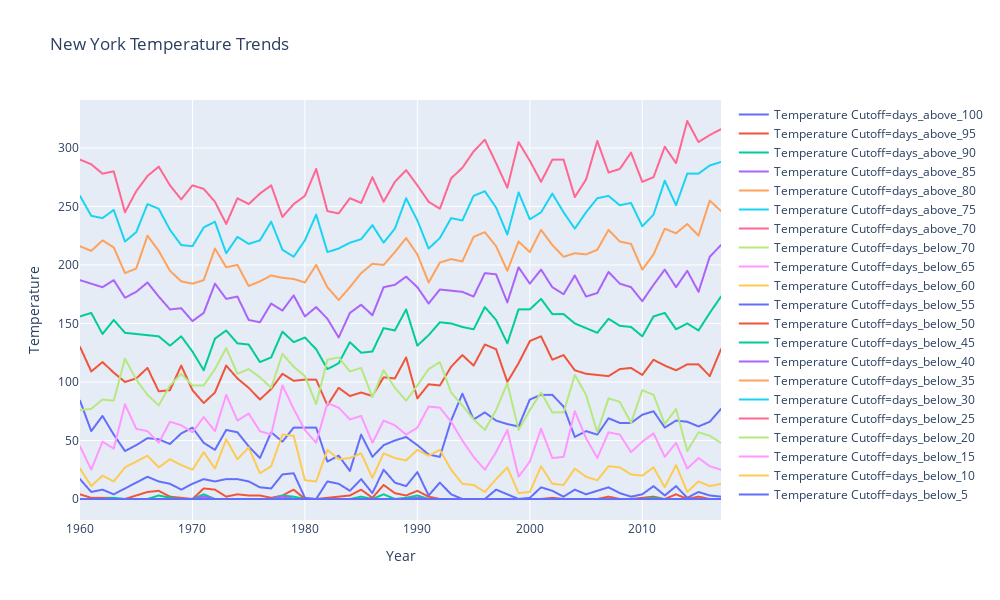

Notebook code cell kept with this figure:
### Code cell
fig = px.line(temp_df_melt, 
              x = 'Year', 
              y = 'Temperature', 
              color = 'Temperature Cutoff',
              title='New York Temperature Trends',
              height = 600,
              width = 1000)

fig.show()

### Figure 1 — Plotly figure (JSON) as saved in the notebook; plotly's stock layout.template omitted (floating-point values rounded to 4 significant figures)
{"data": [{"hoverlabel": {"namelength": 0}, "hovertemplate": "Temperature Cutoff=days_above_100<br>Year=%{x}<br>Temperature=%{y}", "legendgroup": "Temperature Cutoff=days_above_100", "line": {"color": "#636efa", "dash": "solid"}, "mode": "lines", "name": "Temperature Cutoff=days_above_100", "showlegend": true, "type": "scattergl", "x": [1960, 1961, 1962, 1963, 1964, 1965, 1966, 1967, 1968, 1969, 1970, 1971, 1972, 1973, 1974, 1975, 1976, 1977, 1978, 1979, 1980, 1981, 1982, 1983, 1984, 1985, 1986, 1987, 1988, 1989, 1990, 1991, 1992, 1993, 1994, 1995, 1996, 1997, 1998, 1999, 2000, 2001, 2002, 2003, 2004, 2005, 2006, 2007, 2008, 2009, 2010, 2011, 2012, 2013, 2014, 2015, 2016, 2017], "xaxis": "x", "y": [84, 58, 71, 55, 41, 46, 52, 51, 47, 56, 61, 48, 42, 59, 57, 45, 35, 57, 49, 61, 61, 61, 32, 37, 24, 55, 36, 46, 50, 53, 46, 38, 36, 67, 90, 68, 74, 67, 64, 62, 85, 89, 89, 79, 53, 58, 55, 69, 65, 65, 72, 75, 61, 67, 66, 62, 66, 77], "yaxis": "y"}, {"hoverlabel": {"namelength": 0}, "hovertemplate": "Temperature Cutoff=days_above_95<br>Year=%{x}<br>Temperature=%{y}", "legendgroup": "Temperature Cutoff=days_above_95", "line": {"color": "#EF553B", "dash": "solid"}, "mode": "lines", "name": "Temperature Cutoff=days_above_95", "showlegend": true, "type": "scattergl", "x": [1960, 1961, 1962, 1963, 1964, 1965, 1966, 1967, 1968, 1969, 1970, 1971, 1972, 1973, 1974, 1975, 1976, 1977, 1978, 1979, 1980, 1981, 1982, 1983, 1984, 1985, 1986, 1987, 1988, 1989, 1990, 1991, 1992, 1993, 1994, 1995, 1996, 1997, 1998, 1999, 2000, 2001, 2002, 2003, 2004, 2005, 2006, 2007, 2008, 2009, 2010, 2011, 2012, 2013, 2014, 2015, 2016, 2017], "xaxis": "x", "y": [130, 109, 117, 108, 100, 103, 112, 92, 93, 114, 93, 82, 91, 114, 103, 95, 85, 94, 107, 101, 102, 102, 80, 95, 88, 91, 88, 104, 103, 121, 86, 98, 97, 113, 123, 114, 132, 128, 100, 116, 135, 139, 119, 123, 110, 107, 106, 105, 111, 112, 106, 119, 114, 110, 115, 115, 105, 128], "yaxis": "y"}, {"hoverlabel": {"namelength": 0}, "hovertemplate": "Temperature Cutoff=days_above_90<br>Year=%{x}<br>Temperature=%{y}", "legendgroup": "Temperature Cutoff=days_above_90", "line": {"color": "#00cc96", "dash": "solid"}, "mode": "lines", "name": "Temperature Cutoff=days_above_90", "showlegend": true, "type": "scattergl", "x": [1960, 1961, 1962, 1963, 1964, 1965, 1966, 1967, 1968, 1969, 1970, 1971, 1972, 1973, 1974, 1975, 1976, 1977, 1978, 1979, 1980, 1981, 1982, 1983, 1984, 1985, 1986, 1987, 1988, 1989, 1990, 1991, 1992, 1993, 1994, 1995, 1996, 1997, 1998, 1999, 2000, 2001, 2002, 2003, 2004, 2005, 2006, 2007, 2008, 2009, 2010, 2011, 2012, 2013, 2014, 2015, 2016, 2017], "xaxis": "x", "y": [156, 159, 141, 153, 142, 141, 140, 139, 131, 139, 126, 110, 137, 144, 133, 132, 117, 121, 143, 134, 138, 128, 111, 116, 134, 125, 126, 146, 144, 162, 131, 140, 151, 150, 147, 145, 164, 153, 133, 162, 162, 171, 158, 158, 150, 146, 142, 154, 148, 147, 139, 156, 159, 145, 150, 144, 159, 173], "yaxis": "y"}, {"hoverlabel": {"namelength": 0}, "hovertemplate": "Temperature Cutoff=days_above_85<br>Year=%{x}<br>Temperature=%{y}", "legendgroup": "Temperature Cutoff=days_above_85", "line": {"color": "#ab63fa", "dash": "solid"}, "mode": "lines", "name": "Temperature Cutoff=days_above_85", "showlegend": true, "type": "scattergl", "x": [1960, 1961, 1962, 1963, 1964, 1965, 1966, 1967, 1968, 1969, 1970, 1971, 1972, 1973, 1974, 1975, 1976, 1977, 1978, 1979, 1980, 1981, 1982, 1983, 1984, 1985, 1986, 1987, 1988, 1989, 1990, 1991, 1992, 1993, 1994, 1995, 1996, 1997, 1998, 1999, 2000, 2001, 2002, 2003, 2004, 2005, 2006, 2007, 2008, 2009, 2010, 2011, 2012, 2013, 2014, 2015, 2016, 2017], "xaxis": "x", "y": [187, 184, 181, 187, 172, 177, 185, 173, 162, 163, 152, 159, 184, 171, 173, 153, 151, 167, 161, 174, 156, 164, 154, 138, 159, 166, 157, 181, 183, 190, 181, 167, 179, 178, 177, 173, 193, 192, 168, 198, 184, 196, 181, 175, 191, 173, 176, 194, 184, 181, 169, 183, 196, 181, 195, 177, 207, 217], "yaxis": "y"}, {"hoverlabel": {"namelength": 0}, "hovertemplate": "Temperature Cutoff=days_above_80<br>Year=%{x}<br>Temperature=%{y}", "legendgroup": "Temperature Cutoff=days_above_80", "line": {"color": "#FFA15A", "dash": "solid"}, "mode": "lines", "name": "Temperature Cutoff=days_above_80", "showlegend": true, "type": "scattergl", "x": [1960, 1961, 1962, 1963, 1964, 1965, 1966, 1967, 1968, 1969, 1970, 1971, 1972, 1973, 1974, 1975, 1976, 1977, 1978, 1979, 1980, 1981, 1982, 1983, 1984, 1985, 1986, 1987, 1988, 1989, 1990, 1991, 1992, 1993, 1994, 1995, 1996, 1997, 1998, 1999, 2000, 2001, 2002, 2003, 2004, 2005, 2006, 2007, 2008, 2009, 2010, 2011, 2012, 2013, 2014, 2015, 2016, 2017], "xaxis": "x", "y": [216, 212, 221, 215, 193, 197, 225, 212, 195, 186, 184, 187, 214, 198, 200, 182, 186, 191, 189, 188, 185, 200, 181, 170, 181, 193, 201, 200, 211, 223, 209, 185, 202, 205, 203, 224, 228, 216, 195, 220, 211, 230, 217, 207, 210, 209, 213, 230, 220, 218, 196, 209, 231, 227, 235, 225, 255, 246], "yaxis": "y"}, {"hoverlabel": {"namelength": 0}, "hovertemplate": "Temperature Cutoff=days_above_75<br>Year=%{x}<br>Temperature=%{y}", "legendgroup": "Temperature Cutoff=days_above_75", "line": {"color": "#19d3f3", "dash": "solid"}, "mode": "lines", "name": "Temperature Cutoff=days_above_75", "showlegend": true, "type": "scattergl", "x": [1960, 1961, 1962, 1963, 1964, 1965, 1966, 1967, 1968, 1969, 1970, 1971, 1972, 1973, 1974, 1975, 1976, 1977, 1978, 1979, 1980, 1981, 1982, 1983, 1984, 1985, 1986, 1987, 1988, 1989, 1990, 1991, 1992, 1993, 1994, 1995, 1996, 1997, 1998, 1999, 2000, 2001, 2002, 2003, 2004, 2005, 2006, 2007, 2008, 2009, 2010, 2011, 2012, 2013, 2014, 2015, 2016, 2017], "xaxis": "x", "y": [259, 242, 240, 247, 220, 228, 252, 248, 230, 217, 216, 232, 237, 210, 224, 218, 221, 237, 213, 207, 221, 243, 211, 214, 219, 222, 234, 219, 231, 257, 238, 214, 223, 240, 238, 259, 263, 249, 226, 262, 239, 245, 261, 245, 231, 245, 257, 259, 251, 253, 233, 243, 272, 251, 278, 278, 285, 288], "yaxis": "y"}, {"hoverlabel": {"namelength": 0}, "hovertemplate": "Temperature Cutoff=days_above_70<br>Year=%{x}<br>Temperature=%{y}", "legendgroup": "Temperature Cutoff=days_above_70", "line": {"color": "#FF6692", "dash": "solid"}, "mode": "lines", "name": "Temperature Cutoff=days_above_70", "showlegend": true, "type": "scattergl", "x": [1960, 1961, 1962, 1963, 1964, 1965, 1966, 1967, 1968, 1969, 1970, 1971, 1972, 1973, 1974, 1975, 1976, 1977, 1978, 1979, 1980, 1981, 1982, 1983, 1984, 1985, 1986, 1987, 1988, 1989, 1990, 1991, 1992, 1993, 1994, 1995, 1996, 1997, 1998, 1999, 2000, 2001, 2002, 2003, 2004, 2005, 2006, 2007, 2008, 2009, 2010, 2011, 2012, 2013, 2014, 2015, 2016, 2017], "xaxis": "x", "y": [290, 286, 278, 280, 245, 263, 276, 284, 268, 256, 268, 265, 254, 235, 257, 252, 261, 268, 241, 252, 259, 282, 246, 244, 257, 253, 275, 254, 271, 281, 268, 254, 248, 274, 283, 297, 307, 287, 266, 305, 289, 271, 290, 290, 258, 273, 306, 279, 282, 296, 271, 275, 301, 287, 323, 305, 311, 316], "yaxis": "y"}, {"hoverlabel": {"namelength": 0}, "hovertemplate": "Temperature Cutoff=days_below_70<br>Year=%{x}<br>Temperature=%{y}", "legendgroup": "Temperature Cutoff=days_below_70", "line": {"color": "#B6E880", "dash": "solid"}, "mode": "lines", "name": "Temperature Cutoff=days_below_70", "showlegend": true, "type": "scattergl", "x": [1960, 1961, 1962, 1963, 1964, 1965, 1966, 1967, 1968, 1969, 1970, 1971, 1972, 1973, 1974, 1975, 1976, 1977, 1978, 1979, 1980, 1981, 1982, 1983, 1984, 1985, 1986, 1987, 1988, 1989, 1990, 1991, 1992, 1993, 1994, 1995, 1996, 1997, 1998, 1999, 2000, 2001, 2002, 2003, 2004, 2005, 2006, 2007, 2008, 2009, 2010, 2011, 2012, 2013, 2014, 2015, 2016, 2017], "xaxis": "x", "y": [76, 77, 85, 84, 120, 102, 89, 80, 97, 107, 97, 97, 111, 129, 107, 111, 104, 95, 124, 113, 105, 81, 119, 121, 109, 112, 87, 110, 95, 84, 97, 111, 117, 91, 80, 68, 59, 76, 99, 59, 76, 91, 74, 74, 106, 89, 57, 86, 83, 65, 93, 89, 64, 77, 41, 57, 54, 48], "yaxis": "y"}, {"hoverlabel": {"namelength": 0}, "hovertemplate": "Temperature Cutoff=days_below_65<br>Year=%{x}<br>Temperature=%{y}", "legendgroup": "Temperature Cutoff=days_below_65", "line": {"color": "#FF97FF", "dash": "solid"}, "mode": "lines", "name": "Temperature Cutoff=days_below_65", "showlegend": true, "type": "scattergl", "x": [1960, 1961, 1962, 1963, 1964, 1965, 1966, 1967, 1968, 1969, 1970, 1971, 1972, 1973, 1974, 1975, 1976, 1977, 1978, 1979, 1980, 1981, 1982, 1983, 1984, 1985, 1986, 1987, 1988, 1989, 1990, 1991, 1992, 1993, 1994, 1995, 1996, 1997, 1998, 1999, 2000, 2001, 2002, 2003, 2004, 2005, 2006, 2007, 2008, 2009, 2010, 2011, 2012, 2013, 2014, 2015, 2016, 2017], "xaxis": "x", "y": [45, 25, 49, 43, 81, 60, 58, 48, 66, 63, 57, 70, 58, 89, 67, 73, 58, 55, 97, 77, 59, 48, 82, 78, 68, 71, 48, 67, 63, 55, 61, 79, 78, 66, 50, 36, 25, 40, 59, 19, 32, 60, 35, 36, 75, 52, 35, 57, 55, 40, 49, 56, 36, 48, 26, 35, 28, 25], "yaxis": "y"}, {"hoverlabel": {"namelength": 0}, "hovertemplate": "Temperature Cutoff=days_below_60<br>Year=%{x}<br>Temperature=%{y}", "legendgroup": "Temperature Cutoff=days_below_60", "line": {"color": "#FECB52", "dash": "solid"}, "mode": "lines", "name": "Temperature Cutoff=days_below_60", "showlegend": true, "type": "scattergl", "x": [1960, 1961, 1962, 1963, 1964, 1965, 1966, 1967, 1968, 1969, 1970, 1971, 1972, 1973, 1974, 1975, 1976, 1977, 1978, 1979, 1980, 1981, 1982, 1983, 1984, 1985, 1986, 1987, 1988, 1989, 1990, 1991, 1992, 1993, 1994, 1995, 1996, 1997, 1998, 1999, 2000, 2001, 2002, 2003, 2004, 2005, 2006, 2007, 2008, 2009, 2010, 2011, 2012, 2013, 2014, 2015, 2016, 2017], "xaxis": "x", "y": [26, 11, 20, 15, 27, 32, 37, 27, 34, 29, 25, 40, 26, 51, 34, 44, 22, 28, 55, 54, 16, 15, 42, 34, 35, 39, 18, 39, 35, 33, 42, 37, 42, 25, 13, 12, 6, 17, 27, 5, 6, 28, 13, 12, 26, 19, 16, 28, 27, 21, 20, 27, 10, 29, 6, 15, 11, 13], "yaxis": "y"}, {"hoverlabel": {"namelength": 0}, "hovertemplate": "Temperature Cutoff=days_below_55<br>Year=%{x}<br>Temperature=%{y}", "legendgroup": "Temperature Cutoff=days_below_55", "line": {"color": "#636efa", "dash": "solid"}, "mode": "lines", "name": "Temperature Cutoff=days_below_55", "showlegend": true, "type": "scattergl", "x": [1960, 1961, 1962, 1963, 1964, 1965, 1966, 1967, 1968, 1969, 1970, 1971, 1972, 1973, 1974, 1975, 1976, 1977, 1978, 1979, 1980, 1981, 1982, 1983, 1984, 1985, 1986, 1987, 1988, 1989, 1990, 1991, 1992, 1993, 1994, 1995, 1996, 1997, 1998, 1999, 2000, 2001, 2002, 2003, 2004, 2005, 2006, 2007, 2008, 2009, 2010, 2011, 2012, 2013, 2014, 2015, 2016, 2017], "xaxis": "x", "y": [17, 6, 8, 4, 9, 14, 19, 15, 13, 8, 13, 17, 15, 17, 17, 15, 10, 9, 21, 22, 1, 0, 15, 13, 7, 17, 5, 25, 14, 11, 23, 3, 14, 4, 0, 0, 0, 8, 4, 0, 1, 10, 7, 2, 8, 4, 7, 10, 5, 2, 4, 11, 3, 11, 1, 6, 3, 2], "yaxis": "y"}, {"hoverlabel": {"namelength": 0}, "hovertemplate": "Temperature Cutoff=days_below_50<br>Year=%{x}<br>Temperature=%{y}", "legendgroup": "Temperature Cutoff=days_below_50", "line": {"color": "#EF553B", "dash": "solid"}, "mode": "lines", "name": "Temperature Cutoff=days_below_50", "showlegend": true, "type": "scattergl", "x": [1960, 1961, 1962, 1963, 1964, 1965, 1966, 1967, 1968, 1969, 1970, 1971, 1972, 1973, 1974, 1975, 1976, 1977, 1978, 1979, 1980, 1981, 1982, 1983, 1984, 1985, 1986, 1987, 1988, 1989, 1990, 1991, 1992, 1993, 1994, 1995, 1996, 1997, 1998, 1999, 2000, 2001, 2002, 2003, 2004, 2005, 2006, 2007, 2008, 2009, 2010, 2011, 2012, 2013, 2014, 2015, 2016, 2017], "xaxis": "x", "y": [4, 1, 1, 1, 0, 3, 6, 7, 2, 1, 0, 9, 8, 2, 4, 3, 3, 1, 3, 8, 0, 0, 1, 2, 3, 8, 1, 12, 5, 3, 7, 2, 0, 0, 0, 0, 0, 0, 0, 0, 0, 0, 1, 0, 0, 0, 0, 2, 0, 0, 1, 2, 0, 4, 0, 2, 0, 0], "yaxis": "y"}, {"hoverlabel": {"namelength": 0}, "hovertemplate": "Temperature Cutoff=days_below_45<br>Year=%{x}<br>Temperature=%{y}", "legendgroup": "Temperature Cutoff=days_below_45", "line": {"color": "#00cc96", "dash": "solid"}, "mode": "lines", "name": "Temperature Cutoff=days_below_45", "showlegend": true, "type": "scattergl", "x": [1960, 1961, 1962, 1963, 1964, 1965, 1966, 1967, 1968, 1969, 1970, 1971, 1972, 1973, 1974, 1975, 1976, 1977, 1978, 1979, 1980, 1981, 1982, 1983, 1984, 1985, 1986, 1987, 1988, 1989, 1990, 1991, 1992, 1993, 1994, 1995, 1996, 1997, 1998, 1999, 2000, 2001, 2002, 2003, 2004, 2005, 2006, 2007, 2008, 2009, 2010, 2011, 2012, 2013, 2014, 2015, 2016, 2017], "xaxis": "x", "y": [0, 0, 0, 1, 0, 0, 0, 3, 1, 0, 0, 4, 0, 0, 0, 0, 0, 0, 3, 2, 0, 0, 0, 0, 0, 2, 0, 4, 0, 1, 3, 0, 0, 0, 0, 0, 0, 0, 0, 0, 0, 0, 0, 0, 0, 0, 0, 0, 0, 0, 0, 1, 0, 0, 0, 0, 0, 0], "yaxis": "y"}, {"hoverlabel": {"namelength": 0}, "hovertemplate": "Temperature Cutoff=days_below_40<br>Year=%{x}<br>Temperature=%{y}", "legendgroup": "Temperature Cutoff=days_below_40", "line": {"color": "#ab63fa", "dash": "solid"}, "mode": "lines", "name": "Temperature Cutoff=days_below_40", "showlegend": true, "type": "scattergl", "x": [1960, 1961, 1962, 1963, 1964, 1965, 1966, 1967, 1968, 1969, 1970, 1971, 1972, 1973, 1974, 1975, 1976, 1977, 1978, 1979, 1980, 1981, 1982, 1983, 1984, 1985, 1986, 1987, 1988, 1989, 1990, 1991, 1992, 1993, 1994, 1995, 1996, 1997, 1998, 1999, 2000, 2001, 2002, 2003, 2004, 2005, 2006, 2007, 2008, 2009, 2010, 2011, 2012, 2013, 2014, 2015, 2016, 2017], "xaxis": "x", "y": [0, 0, 0, 0, 0, 0, 0, 0, 0, 0, 0, 2, 0, 0, 0, 0, 0, 0, 2, 0, 0, 0, 0, 0, 0, 0, 0, 0, 0, 0, 1, 0, 0, 0, 0, 0, 0, 0, 0, 0, 0, 0, 0, 0, 0, 0, 0, 0, 0, 0, 0, 0, 0, 0, 0, 0, 0, 0], "yaxis": "y"}, {"hoverlabel": {"namelength": 0}, "hovertemplate": "Temperature Cutoff=days_below_35<br>Year=%{x}<br>Temperature=%{y}", "legendgroup": "Temperature Cutoff=days_below_35", "line": {"color": "#FFA15A", "dash": "solid"}, "mode": "lines", "name": "Temperature Cutoff=days_below_35", "showlegend": true, "type": "scattergl", "x": [1960, 1961, 1962, 1963, 1964, 1965, 1966, 1967, 1968, 1969, 1970, 1971, 1972, 1973, 1974, 1975, 1976, 1977, 1978, 1979, 1980, 1981, 1982, 1983, 1984, 1985, 1986, 1987, 1988, 1989, 1990, 1991, 1992, 1993, 1994, 1995, 1996, 1997, 1998, 1999, 2000, 2001, 2002, 2003, 2004, 2005, 2006, 2007, 2008, 2009, 2010, 2011, 2012, 2013, 2014, 2015, 2016, 2017], "xaxis": "x", "y": [0, 0, 0, 0, 0, 0, 0, 0, 0, 0, 0, 0, 0, 0, 0, 0, 0, 0, 0, 0, 0, 0, 0, 0, 0, 0, 0, 0, 0, 0, 0, 0, 0, 0, 0, 0, 0, 0, 0, 0, 0, 0, 0, 0, 0, 0, 0, 0, 0, 0, 0, 0, 0, 0, 0, 0, 0, 0], "yaxis": "y"}, {"hoverlabel": {"namelength": 0}, "hovertemplate": "Temperature Cutoff=days_below_30<br>Year=%{x}<br>Temperature=%{y}", "legendgroup": "Temperature Cutoff=days_below_30", "line": {"color": "#19d3f3", "dash": "solid"}, "mode": "lines", "name": "Temperature Cutoff=days_below_30", "showlegend": true, "type": "scattergl", "x": [1960, 1961, 1962, 1963, 1964, 1965, 1966, 1967, 1968, 1969, 1970, 1971, 1972, 1973, 1974, 1975, 1976, 1977, 1978, 1979, 1980, 1981, 1982, 1983, 1984, 1985, 1986, 1987, 1988, 1989, 1990, 1991, 1992, 1993, 1994, 1995, 1996, 1997, 1998, 1999, 2000, 2001, 2002, 2003, 2004, 2005, 2006, 2007, 2008, 2009, 2010, 2011, 2012, 2013, 2014, 2015, 2016, 2017], "xaxis": "x", "y": [0, 0, 0, 0, 0, 0, 0, 0, 0, 0, 0, 0, 0, 0, 0, 0, 0, 0, 0, 0, 0, 0, 0, 0, 0, 0, 0, 0, 0, 0, 0, 0, 0, 0, 0, 0, 0, 0, 0, 0, 0, 0, 0, 0, 0, 0, 0, 0, 0, 0, 0, 0, 0, 0, 0, 0, 0, 0], "yaxis": "y"}, {"hoverlabel": {"namelength": 0}, "hovertemplate": "Temperature Cutoff=days_below_25<br>Year=%{x}<br>Temperature=%{y}", "legendgroup": "Temperature Cutoff=days_below_25", "line": {"color": "#FF6692", "dash": "solid"}, "mode": "lines", "name": "Temperature Cutoff=days_below_25", "showlegend": true, "type": "scattergl", "x": [1960, 1961, 1962, 1963, 1964, 1965, 1966, 1967, 1968, 1969, 1970, 1971, 1972, 1973, 1974, 1975, 1976, 1977, 1978, 1979, 1980, 1981, 1982, 1983, 1984, 1985, 1986, 1987, 1988, 1989, 1990, 1991, 1992, 1993, 1994, 1995, 1996, 1997, 1998, 1999, 2000, 2001, 2002, 2003, 2004, 2005, 2006, 2007, 2008, 2009, 2010, 2011, 2012, 2013, 2014, 2015, 2016, 2017], "xaxis": "x", "y": [0, 0, 0, 0, 0, 0, 0, 0, 0, 0, 0, 0, 0, 0, 0, 0, 0, 0, 0, 0, 0, 0, 0, 0, 0, 0, 0, 0, 0, 0, 0, 0, 0, 0, 0, 0, 0, 0, 0, 0, 0, 0, 0, 0, 0, 0, 0, 0, 0, 0, 0, 0, 0, 0, 0, 0, 0, 0], "yaxis": "y"}, {"hoverlabel": {"namelength": 0}, "hovertemplate": "Temperature Cutoff=days_below_20<br>Year=%{x}<br>Temperature=%{y}", "legendgroup": "Temperature Cutoff=days_below_20", "line": {"color": "#B6E880", "dash": "solid"}, "mode": "lines", "name": "Temperature Cutoff=days_below_20", "showlegend": true, "type": "scattergl", "x": [1960, 1961, 1962, 1963, 1964, 1965, 1966, 1967, 1968, 1969, 1970, 1971, 1972, 1973, 1974, 1975, 1976, 1977, 1978, 1979, 1980, 1981, 1982, 1983, 1984, 1985, 1986, 1987, 1988, 1989, 1990, 1991, 1992, 1993, 1994, 1995, 1996, 1997, 1998, 1999, 2000, 2001, 2002, 2003, 2004, 2005, 2006, 2007, 2008, 2009, 2010, 2011, 2012, 2013, 2014, 2015, 2016, 2017], "xaxis": "x", "y": [0, 0, 0, 0, 0, 0, 0, 0, 0, 0, 0, 0, 0, 0, 0, 0, 0, 0, 0, 0, 0, 0, 0, 0, 0, 0, 0, 0, 0, 0, 0, 0, 0, 0, 0, 0, 0, 0, 0, 0, 0, 0, 0, 0, 0, 0, 0, 0, 0, 0, 0, 0, 0, 0, 0, 0, 0, 0], "yaxis": "y"}, {"hoverlabel": {"namelength": 0}, "hovertemplate": "Temperature Cutoff=days_below_15<br>Year=%{x}<br>Temperature=%{y}", "legendgroup": "Temperature Cutoff=days_below_15", "line": {"color": "#FF97FF", "dash": "solid"}, "mode": "lines", "name": "Temperature Cutoff=days_below_15", "showlegend": true, "type": "scattergl", "x": [1960, 1961, 1962, 1963, 1964, 1965, 1966, 1967, 1968, 1969, 1970, 1971, 1972, 1973, 1974, 1975, 1976, 1977, 1978, 1979, 1980, 1981, 1982, 1983, 1984, 1985, 1986, 1987, 1988, 1989, 1990, 1991, 1992, 1993, 1994, 1995, 1996, 1997, 1998, 1999, 2000, 2001, 2002, 2003, 2004, 2005, 2006, 2007, 2008, 2009, 2010, 2011, 2012, 2013, 2014, 2015, 2016, 2017], "xaxis": "x", "y": [0, 0, 0, 0, 0, 0, 0, 0, 0, 0, 0, 0, 0, 0, 0, 0, 0, 0, 0, 0, 0, 0, 0, 0, 0, 0, 0, 0, 0, 0, 0, 0, 0, 0, 0, 0, 0, 0, 0, 0, 0, 0, 0, 0, 0, 0, 0, 0, 0, 0, 0, 0, 0, 0, 0, 0, 0, 0], "yaxis": "y"}, {"hoverlabel": {"namelength": 0}, "hovertemplate": "Temperature Cutoff=days_below_10<br>Year=%{x}<br>Temperature=%{y}", "legendgroup": "Temperature Cutoff=days_below_10", "line": {"color": "#FECB52", "dash": "solid"}, "mode": "lines", "name": "Temperature Cutoff=days_below_10", "showlegend": true, "type": "scattergl", "x": [1960, 1961, 1962, 1963, 1964, 1965, 1966, 1967, 1968, 1969, 1970, 1971, 1972, 1973, 1974, 1975, 1976, 1977, 1978, 1979, 1980, 1981, 1982, 1983, 1984, 1985, 1986, 1987, 1988, 1989, 1990, 1991, 1992, 1993, 1994, 1995, 1996, 1997, 1998, 1999, 2000, 2001, 2002, 2003, 2004, 2005, 2006, 2007, 2008, 2009, 2010, 2011, 2012, 2013, 2014, 2015, 2016, 2017], "xaxis": "x", "y": [0, 0, 0, 0, 0, 0, 0, 0, 0, 0, 0, 0, 0, 0, 0, 0, 0, 0, 0, 0, 0, 0, 0, 0, 0, 0, 0, 0, 0, 0, 0, 0, 0, 0, 0, 0, 0, 0, 0, 0, 0, 0, 0, 0, 0, 0, 0, 0, 0, 0, 0, 0, 0, 0, 0, 0, 0, 0], "yaxis": "y"}, {"hoverlabel": {"namelength": 0}, "hovertemplate": "Temperature Cutoff=days_below_5<br>Year=%{x}<br>Temperature=%{y}", "legendgroup": "Temperature Cutoff=days_below_5", "line": {"color": "#636efa", "dash": "solid"}, "mode": "lines", "name": "Temperature Cutoff=days_below_5", "showlegend": true, "type": "scattergl", "x": [1960, 1961, 1962, 1963, 1964, 1965, 1966, 1967, 1968, 1969, 1970, 1971, 1972, 1973, 1974, 1975, 1976, 1977, 1978, 1979, 1980, 1981, 1982, 1983, 1984, 1985, 1986, 1987, 1988, 1989, 1990, 1991, 1992, 1993, 1994, 1995, 1996, 1997, 1998, 1999, 2000, 2001, 2002, 2003, 2004, 2005, 2006, 2007, 2008, 2009, 2010, 2011, 2012, 2013, 2014, 2015, 2016, 2017], "xaxis": "x", "y": [0, 0, 0, 0, 0, 0, 0, 0, 0, 0, 0, 0, 0, 0, 0, 0, 0, 0, 0, 0, 0, 0, 0, 0, 0, 0, 0, 0, 0, 0, 0, 0, 0, 0, 0, 0, 0, 0, 0, 0, 0, 0, 0, 0, 0, 0, 0, 0, 0, 0, 0, 0, 0, 0, 0, 0, 0, 0], "yaxis": "y"}], "layout": {"height": 600, "legend": {"tracegroupgap": 0}, "title": {"text": "New York Temperature Trends"}, "width": 1000, "xaxis": {"anchor": "y", "domain": [0, 1], "title": {"text": "Year"}}, "yaxis": {"anchor": "x", "domain": [0, 1], "title": {"text": "Temperature"}}}}
